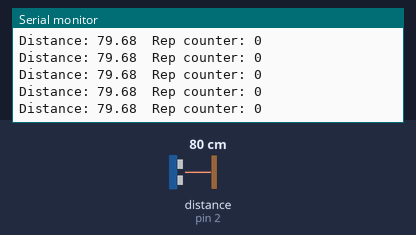
Bench run of a sketch on a simulated Arduino Uno, built with avr-gcc and run on an emulated ATmega328P. Shown: the last lines printed to the serial monitor. Wiring (inferred from the names in the program): ultrasonic range finder: trigger pin 3; echo pin 2. The test bench sets the inputs (shaded band); at power-on: distance to the obstacle (sensor on pin 2) 80 cm. The echo pulse lasts 58.3 µs per cm.

Above: at 1.2 s.
1.3 s: distance to the obstacle (sensor on pin 2) set to 2 cm
At 1.54 s:
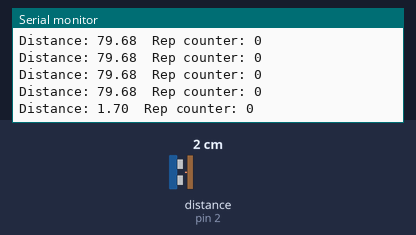
2.8 s: distance to the obstacle (sensor on pin 2) set to 18 cm
At 2.9 s:
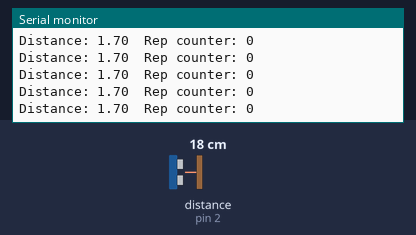
5.8 s: distance to the obstacle (sensor on pin 2) set to 4 cm
At 5.92 s:
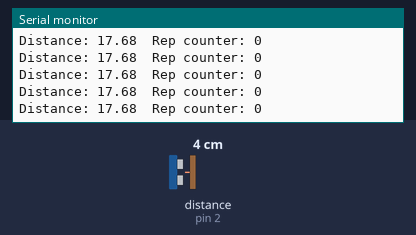
Timing chart, 0 to 8.8 s (numbered marks = the images above; inputs shaded):
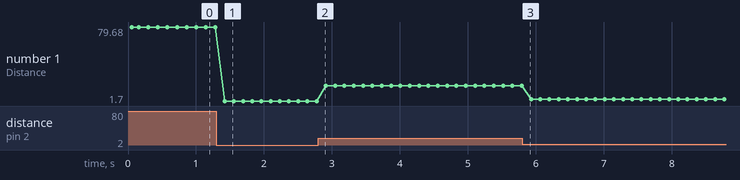

The sketch:

Repetition_Test_and_Transmission.ino
```cpp
#include <SoftwareSerial.h>
//Use this for custom transmission port
//Default can be Tx/Rx but have issue while uploading, must unplug these pins
SoftwareSerial MyBlue(10, 9); // RX | TX
String msg;
//Pins for US sensor
#define echoPin 2
#define triggerPin 3
float distance;
int rep_counter = 0;
bool zero_pos = false, rep_pos = false;

void setup()
{
  //US related
  pinMode(echoPin, INPUT);
  pinMode(triggerPin, OUTPUT);
  //Transmission related
  Serial.begin(9600);
  MyBlue.begin(9600);
  Serial.println("Ready to connect\nDefualt password is 1234 or 000");
}
void loop()
{
//Reading from US sensor
  digitalWrite(triggerPin, LOW);
  delayMicroseconds(2);
  digitalWrite(triggerPin, HIGH);
  delayMicroseconds(10);
  digitalWrite(triggerPin, LOW);
  distance = (pulseIn(echoPin, HIGH) * .0343) / 2;
  Serial.print("Distance: ");
  Serial.print(distance);
  delayMicroseconds(2);
  rep_count(distance);
  Serial.print("\tRep counter: ");
  Serial.println(rep_counter);

  //msg = Serial.readString();
  MyBlue.print("Distance: ");
  MyBlue.println(distance);
  MyBlue.print("Rep counter: ");
  MyBlue.println(rep_counter);
  delay(100);
}


//below 6cm and above 30cm counts for 1 rep
//basic logic only, not adapting to real world
bool rep_count(float position) {
  if (position < 7.0) {
    zero_pos = true;
  }
  if (position > 30.0 && zero_pos == true) {
    rep_counter++;
    zero_pos = false;
  }
}
```

Measured:
- after the input at 1.3 s, the serial monitor: prints a new line after 0.12 s (image 1)
- plotted number 1: 79.68 → 1.7 after the input at 1.3 s, 1.7 → 17.68 after the input at 2.8 s, 17.68 → 3.7 after the input at 5.8 s
